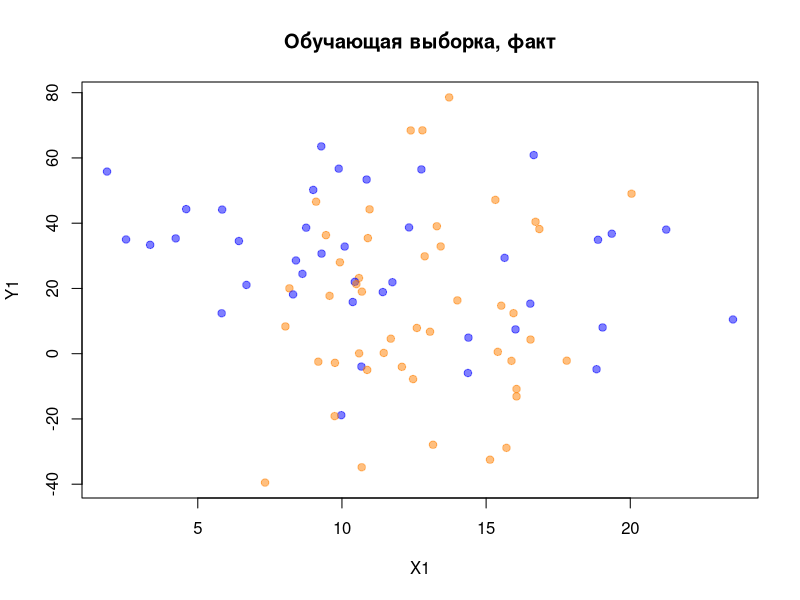
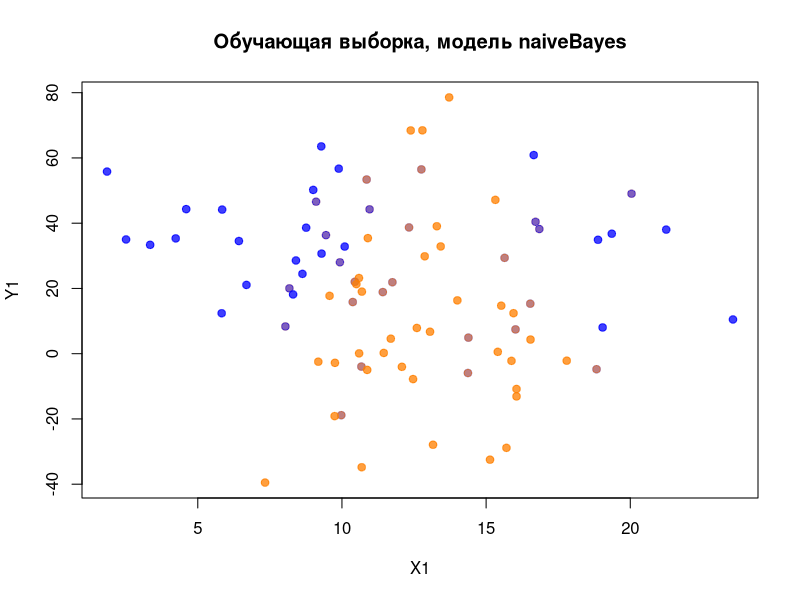

R code for these plots, in order: (Note: this script raises an error after producing the figures.)
## ---- chunk 1
library('mlbench')

library('car')

library('class')        # функция knn()

library('e1071')        # функция naiveBayes()

library('MASS')         # функция mvrnorm()



# ядро

my.seed <- 12345

## ---- chunk 2

# Генерируем данные ------------------------------------------------------------



# Данные домашнего задания .............................................................


n <- 100               # наблюдений всего
train.percent <- 0.85  # доля обучающей выборки

# x-ы -- двумерные нормальные случайные величины
set.seed(my.seed)
class.0 <- mvrnorm(45, mu = c(13, 24), 
                   Sigma = matrix(c(20.25, 0, 0, 324), 2, 2, byrow = T))

set.seed(my.seed + 1)
class.1 <- mvrnorm(55, mu = c(13, 14), 
                   Sigma = matrix(c(6.25, 0, 0, 625), 2, 2, byrow = T))

# записываем x-ы в единые векторы (объединяем классы 0 и 1)
x1 <- c(class.0[, 1], class.1[, 1])
x2 <- c(class.0[, 2], class.1[, 2])

# фактические классы Y
y <- c(rep(0, nrow(class.0)), rep(1, nrow(class.1)))





# Конец данных домашнего задания .......................................................





# Отбираем наблюдения в обучающую выборку --------------------------------------

set.seed(my.seed)

inTrain <- sample(seq_along(x1), train.percent*n)

x1.train <- x1[inTrain]

x2.train <- x2[inTrain]

x1.test <- x1[-inTrain]

x2.test <- x2[-inTrain]



# используем истинные правила, чтобы присвоить фактические классы

y.train <- y[inTrain]

y.test <- y[-inTrain]



# фрейм с обучающей выборкой

df.train.1 <- data.frame(x1 = x1.train, x2 = x2.train, y = y.train)

# фрейм с тестовой выборкой

df.test.1 <- data.frame(x1 = x1.test, x2 = x2.test)

## ---- chunk 3

# Рисуем обучающую выборку графике ---------------------------------------------




# цвета для графиков

cls <- c('blue', 'orange')

cls.t <- c(rgb(0, 0, 1, alpha = 0.5), rgb(1,0.5,0, alpha = 0.5))

# график истинных классов
plot(df.train.1$x1, df.train.1$x2,
     pch = 21, bg = cls.t[df.train.1[, 'y'] + 1], 
     col = cls.t[df.train.1[, 'y'] + 1],
     xlab = 'X1', ylab = 'Y1',
     main = 'Обучающая выборка, факт')
## ---- chunk 4

# Байесовский классификатор ----------------------------------------------------

#  наивный байес: непрерывные объясняющие переменные



# строим модель

nb <- naiveBayes(y ~ ., data = df.train.1)

# получаем модельные значения на обучающей выборке как классы

y.nb.train <- ifelse(predict(nb, df.train.1[, -3], 

                             type = "raw")[, 2] > 0.5, 1, 0)



# график истинных классов

plot(df.train.1$x1, df.train.1$x2,
     
     pch = 21, bg = cls.t[df.train.1[, 'y'] + 1],
     
     col = cls.t[df.train.1[, 'y'] + 1],
     
     xlab = 'X1', ylab = 'Y1',
     
     main = 'Обучающая выборка, модель naiveBayes')

# точки наблюдений, предсказанных по модели

points(df.train.1$x1, df.train.1$x2, 

       pch = 21, bg = cls.t[y.nb.train + 1], 

       col = cls.t[y.nb.train + 1])



# матрица неточностей на обучающей выборке

tbl <- table(y.train, y.nb.train)

tbl



# точность, или верность (Accuracy)

Acc <- sum(diag(tbl)) / sum(tbl)

Acc

## ---- chunk 5

# прогноз на тестовую выборку

y.nb.test <- ifelse(predict(nb, df.test.1, type = "raw")[, 2] > 0.5, 1, 0)



# матрица неточностей на тестовой выборке

tbl <- table(y.test, y.nb.test)

tbl



# точность, или верность (Accuracy)

Acc <- sum(diag(tbl)) / sum(tbl)

Acc

## ---- chunk 6

# Метод kNN --------------------------------------------------------------------

#  k = 3



# строим модель и делаем прогноз

y.knn.train <- knn(train = scale(df.train.1[, -3]), 

                   test = scale(df.train.1[, -3]),

                   cl = df.train.1$y, k = 3)



# график истинных классов

plot(df.grid.1$x1, df.grid.1$x2, 

     pch = '·', col = cls[df.grid.1[, 'y'] + 1],

     xlab = 'X1', ylab = 'Y1',

     main = 'Обучающая выборка, модель kNN')

# точки наблюдений, предсказанных по модели

points(df.train.1$x1, df.train.1$x2, 

       pch = 21, bg = cls.t[as.numeric(y.knn.train)], 

       col = cls.t[as.numeric(y.knn.train)])



# матрица неточностей на обучающей выборке

tbl <- table(y.train, y.knn.train)

tbl



# точность (Accuracy)

Acc <- sum(diag(tbl)) / sum(tbl)

Acc



## ---- chunk 7

# прогноз на тестовую выборку

y.knn.test <- knn(train = scale(df.train.1[, -3]), 

                 test = scale(df.test.1[, -3]),

                 cl = df.train.1$y, k = 3)



# матрица неточностей на тестовой выборке

tbl <- table(y.test, y.knn.test)

tbl



# точность (Accuracy)

Acc <- sum(diag(tbl)) / sum(tbl)

Acc

## ---- chunk 8
TPR <- tbl[2,2]/sum(tbl[2,])
TPR
SPC <- tbl[1,1]/sum(tbl[1,])
SPC
PPV <- tbl[2,2]/sum(tbl[,2])
PPV
NPV <- tbl[1,1]/sum(tbl[,1])
NPV
TPR <- 1 - TPR
TPR
FPR <- 1 - SPC
FPR
FDR <- 1 - PPV
FDR
MCC <- (sum(diag(tbl))-sum(tbl[1,2], tbl[2,1]))/(sum(tbl[,2])*sum(tbl[2,])*sum(tbl[1,])*sum(tbl[,1]))^(1/2)
MCC

